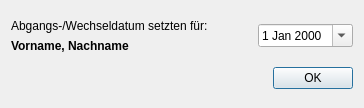
<?xml version="1.0" encoding="UTF-8"?>
<ui version="4.0">
 <class>AbZuDialog</class>
 <widget class="QDialog" name="AbZuDialog">
  <property name="windowModality">
   <enum>Qt::ApplicationModal</enum>
  </property>
  <property name="geometry">
   <rect>
    <x>0</x>
    <y>0</y>
    <width>364</width>
    <height>108</height>
   </rect>
  </property>
  <property name="windowTitle">
   <string>Abgangs-/Wechseldatum</string>
  </property>
  <property name="windowIcon">
   <iconset>
    <normaloff>kursbuch.ico</normaloff>kursbuch.ico</iconset>
  </property>
  <layout class="QGridLayout" name="gridLayout_2">
   <item row="0" column="0" colspan="2">
    <layout class="QHBoxLayout" name="horizontalLayout">
     <item>
      <layout class="QGridLayout" name="gridLayout">
       <item row="0" column="0">
        <widget class="QLabel" name="label">
         <property name="text">
          <string>Abgangs-/Wechseldatum setzten für:</string>
         </property>
        </widget>
       </item>
       <item row="1" column="0">
        <widget class="QLabel" name="labelSname">
         <property name="font">
          <font>
           <weight>75</weight>
           <bold>true</bold>
          </font>
         </property>
         <property name="text">
          <string>Vorname, Nachname</string>
         </property>
        </widget>
       </item>
      </layout>
     </item>
     <item>
      <spacer name="horizontalSpacer_2">
       <property name="orientation">
        <enum>Qt::Horizontal</enum>
       </property>
       <property name="sizeHint" stdset="0">
        <size>
         <width>40</width>
         <height>20</height>
        </size>
       </property>
      </spacer>
     </item>
     <item>
      <widget class="QDateEdit" name="dateEdit">
       <property name="calendarPopup">
        <bool>true</bool>
       </property>
      </widget>
     </item>
    </layout>
   </item>
   <item row="1" column="0">
    <spacer name="horizontalSpacer">
     <property name="orientation">
      <enum>Qt::Horizontal</enum>
     </property>
     <property name="sizeHint" stdset="0">
      <size>
       <width>239</width>
       <height>20</height>
      </size>
     </property>
    </spacer>
   </item>
   <item row="1" column="1">
    <widget class="QPushButton" name="pushButtonOK">
     <property name="text">
      <string>OK</string>
     </property>
    </widget>
   </item>
  </layout>
 </widget>
 <resources/>
 <connections/>
</ui>
